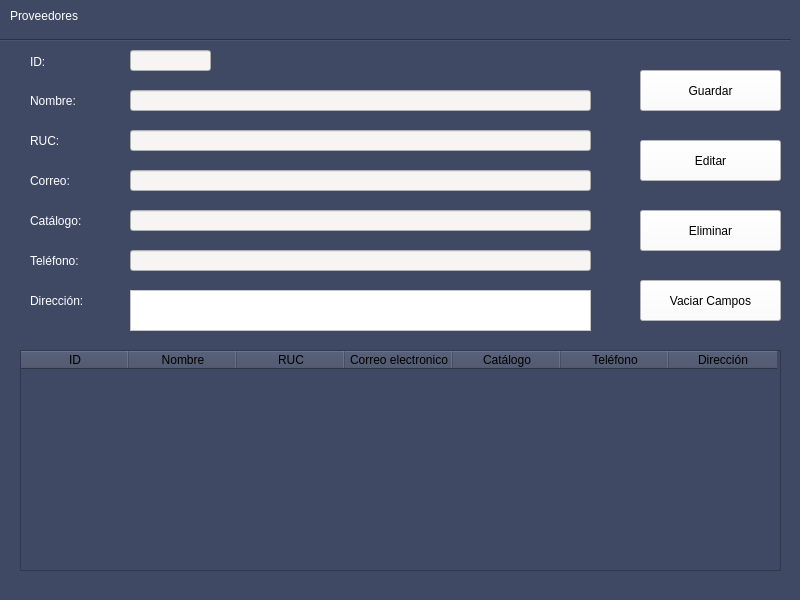
<?xml version="1.0" encoding="UTF-8"?>
<ui version="4.0">
 <class>Background</class>
 <widget class="QMainWindow" name="Background">
  <property name="geometry">
   <rect>
    <x>0</x>
    <y>0</y>
    <width>800</width>
    <height>600</height>
   </rect>
  </property>
  <property name="windowTitle">
   <string>MainWindow</string>
  </property>
  <property name="styleSheet">
   <string notr="true">background-color: rgb(63, 73, 100);</string>
  </property>
  <widget class="QWidget" name="centralwidget">
   <widget class="Line" name="line">
    <property name="geometry">
     <rect>
      <x>0</x>
      <y>30</y>
      <width>791</width>
      <height>20</height>
     </rect>
    </property>
    <property name="sizePolicy">
     <sizepolicy hsizetype="Fixed" vsizetype="Fixed">
      <horstretch>0</horstretch>
      <verstretch>0</verstretch>
     </sizepolicy>
    </property>
    <property name="orientation">
     <enum>Qt::Horizontal</enum>
    </property>
   </widget>
   <widget class="QLabel" name="label">
    <property name="geometry">
     <rect>
      <x>10</x>
      <y>0</y>
      <width>191</width>
      <height>31</height>
     </rect>
    </property>
    <property name="styleSheet">
     <string notr="true">font: 20pt &quot;MS Shell Dlg 2&quot;;
color: rgb(255, 255, 255);</string>
    </property>
    <property name="text">
     <string>Proveedores</string>
    </property>
   </widget>
   <widget class="QTableWidget" name="tb_Proveedor">
    <property name="geometry">
     <rect>
      <x>20</x>
      <y>350</y>
      <width>761</width>
      <height>221</height>
     </rect>
    </property>
    <attribute name="horizontalHeaderDefaultSectionSize">
     <number>108</number>
    </attribute>
    <column>
     <property name="text">
      <string>ID</string>
     </property>
    </column>
    <column>
     <property name="text">
      <string>Nombre</string>
     </property>
    </column>
    <column>
     <property name="text">
      <string>RUC</string>
     </property>
    </column>
    <column>
     <property name="text">
      <string>Correo electronico</string>
     </property>
    </column>
    <column>
     <property name="text">
      <string>Catálogo</string>
     </property>
    </column>
    <column>
     <property name="text">
      <string>Teléfono</string>
     </property>
    </column>
    <column>
     <property name="text">
      <string>Dirección</string>
     </property>
    </column>
   </widget>
   <widget class="QPushButton" name="bt_Guardar">
    <property name="geometry">
     <rect>
      <x>640</x>
      <y>70</y>
      <width>141</width>
      <height>41</height>
     </rect>
    </property>
    <property name="styleSheet">
     <string notr="true">background-color: rgb(255, 255, 255);</string>
    </property>
    <property name="text">
     <string>Guardar</string>
    </property>
   </widget>
   <widget class="QPushButton" name="bt_Editar">
    <property name="geometry">
     <rect>
      <x>640</x>
      <y>140</y>
      <width>141</width>
      <height>41</height>
     </rect>
    </property>
    <property name="styleSheet">
     <string notr="true">background-color: rgb(255, 255, 255);</string>
    </property>
    <property name="text">
     <string>Editar</string>
    </property>
   </widget>
   <widget class="QPushButton" name="bt_Eliminar">
    <property name="geometry">
     <rect>
      <x>640</x>
      <y>210</y>
      <width>141</width>
      <height>41</height>
     </rect>
    </property>
    <property name="styleSheet">
     <string notr="true">background-color: rgb(255, 255, 255);</string>
    </property>
    <property name="text">
     <string>Eliminar</string>
    </property>
   </widget>
   <widget class="QPushButton" name="bt_Vaciar">
    <property name="geometry">
     <rect>
      <x>640</x>
      <y>280</y>
      <width>141</width>
      <height>41</height>
     </rect>
    </property>
    <property name="styleSheet">
     <string notr="true">background-color: rgb(255, 255, 255);</string>
    </property>
    <property name="text">
     <string>Vaciar Campos</string>
    </property>
   </widget>
   <widget class="QLineEdit" name="line_Id">
    <property name="enabled">
     <bool>false</bool>
    </property>
    <property name="geometry">
     <rect>
      <x>130</x>
      <y>50</y>
      <width>81</width>
      <height>21</height>
     </rect>
    </property>
    <property name="styleSheet">
     <string notr="true">background-color: rgb(246, 245, 244);</string>
    </property>
   </widget>
   <widget class="QLabel" name="label_6">
    <property name="geometry">
     <rect>
      <x>30</x>
      <y>46</y>
      <width>71</width>
      <height>31</height>
     </rect>
    </property>
    <property name="styleSheet">
     <string notr="true">font: 12pt &quot;MS Shell Dlg 2&quot;;
color: rgb(255, 255, 255);</string>
    </property>
    <property name="text">
     <string>ID:</string>
    </property>
   </widget>
   <widget class="QLabel" name="label_7">
    <property name="geometry">
     <rect>
      <x>30</x>
      <y>90</y>
      <width>71</width>
      <height>21</height>
     </rect>
    </property>
    <property name="styleSheet">
     <string notr="true">font: 12pt &quot;MS Shell Dlg 2&quot;;
color: rgb(255, 255, 255);</string>
    </property>
    <property name="text">
     <string>Nombre:</string>
    </property>
   </widget>
   <widget class="QLabel" name="label_8">
    <property name="geometry">
     <rect>
      <x>30</x>
      <y>130</y>
      <width>71</width>
      <height>21</height>
     </rect>
    </property>
    <property name="styleSheet">
     <string notr="true">font: 12pt &quot;MS Shell Dlg 2&quot;;
color: rgb(255, 255, 255);</string>
    </property>
    <property name="text">
     <string>RUC:</string>
    </property>
   </widget>
   <widget class="QLabel" name="label_9">
    <property name="geometry">
     <rect>
      <x>30</x>
      <y>170</y>
      <width>71</width>
      <height>21</height>
     </rect>
    </property>
    <property name="styleSheet">
     <string notr="true">font: 12pt &quot;MS Shell Dlg 2&quot;;
color: rgb(255, 255, 255);</string>
    </property>
    <property name="text">
     <string>Correo:</string>
    </property>
   </widget>
   <widget class="QLabel" name="label_10">
    <property name="geometry">
     <rect>
      <x>30</x>
      <y>210</y>
      <width>71</width>
      <height>21</height>
     </rect>
    </property>
    <property name="styleSheet">
     <string notr="true">font: 12pt &quot;MS Shell Dlg 2&quot;;
color: rgb(255, 255, 255);</string>
    </property>
    <property name="text">
     <string>Catálogo:</string>
    </property>
   </widget>
   <widget class="QLabel" name="label_11">
    <property name="geometry">
     <rect>
      <x>30</x>
      <y>250</y>
      <width>71</width>
      <height>21</height>
     </rect>
    </property>
    <property name="styleSheet">
     <string notr="true">font: 12pt &quot;MS Shell Dlg 2&quot;;
color: rgb(255, 255, 255);</string>
    </property>
    <property name="text">
     <string>Teléfono:</string>
    </property>
   </widget>
   <widget class="QLabel" name="label_12">
    <property name="geometry">
     <rect>
      <x>30</x>
      <y>290</y>
      <width>81</width>
      <height>21</height>
     </rect>
    </property>
    <property name="styleSheet">
     <string notr="true">font: 12pt &quot;MS Shell Dlg 2&quot;;
color: rgb(255, 255, 255);</string>
    </property>
    <property name="text">
     <string>Dirección:</string>
    </property>
   </widget>
   <widget class="QLineEdit" name="line_Nombre">
    <property name="enabled">
     <bool>true</bool>
    </property>
    <property name="geometry">
     <rect>
      <x>130</x>
      <y>90</y>
      <width>461</width>
      <height>21</height>
     </rect>
    </property>
    <property name="styleSheet">
     <string notr="true">background-color: rgb(246, 245, 244);</string>
    </property>
   </widget>
   <widget class="QLineEdit" name="line_Ruc">
    <property name="enabled">
     <bool>false</bool>
    </property>
    <property name="geometry">
     <rect>
      <x>130</x>
      <y>130</y>
      <width>461</width>
      <height>21</height>
     </rect>
    </property>
    <property name="styleSheet">
     <string notr="true">background-color: rgb(246, 245, 244);</string>
    </property>
   </widget>
   <widget class="QLineEdit" name="line_Correo">
    <property name="enabled">
     <bool>false</bool>
    </property>
    <property name="geometry">
     <rect>
      <x>130</x>
      <y>170</y>
      <width>461</width>
      <height>21</height>
     </rect>
    </property>
    <property name="styleSheet">
     <string notr="true">background-color: rgb(246, 245, 244);</string>
    </property>
   </widget>
   <widget class="QLineEdit" name="line_Catalogo">
    <property name="enabled">
     <bool>false</bool>
    </property>
    <property name="geometry">
     <rect>
      <x>130</x>
      <y>210</y>
      <width>461</width>
      <height>21</height>
     </rect>
    </property>
    <property name="styleSheet">
     <string notr="true">background-color: rgb(246, 245, 244);</string>
    </property>
   </widget>
   <widget class="QLineEdit" name="line_Telefono">
    <property name="enabled">
     <bool>false</bool>
    </property>
    <property name="geometry">
     <rect>
      <x>130</x>
      <y>250</y>
      <width>461</width>
      <height>21</height>
     </rect>
    </property>
    <property name="styleSheet">
     <string notr="true">background-color: rgb(246, 245, 244);</string>
    </property>
   </widget>
   <widget class="QTextEdit" name="line_Direccion">
    <property name="geometry">
     <rect>
      <x>130</x>
      <y>290</y>
      <width>461</width>
      <height>41</height>
     </rect>
    </property>
    <property name="styleSheet">
     <string notr="true">background-color: rgb(255, 255, 255);</string>
    </property>
   </widget>
  </widget>
  <widget class="QMenuBar" name="menubar">
   <property name="geometry">
    <rect>
     <x>0</x>
     <y>0</y>
     <width>800</width>
     <height>21</height>
    </rect>
   </property>
  </widget>
  <widget class="QStatusBar" name="statusbar"/>
 </widget>
 <resources/>
 <connections/>
</ui>
